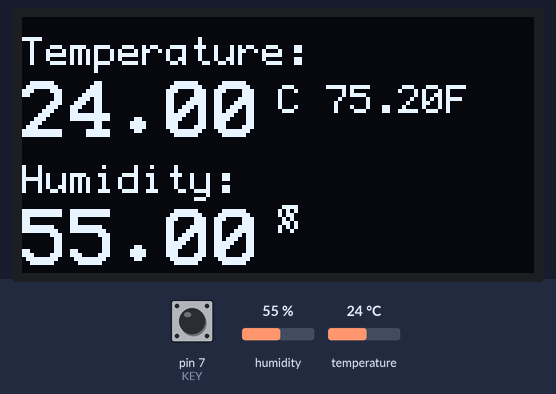
This sketch was run on a simulated Arduino Uno, built with avr-gcc and run on an emulated ATmega328P. On the bench: 128×64 one-colour display. Inputs (shaded band) come from the test bench; at power-on: pin 7 (KEY) HIGH, humidity 55 %, temperature 24 °C.

Above: at 2.0 s.
2.1 s: pin 7 (KEY) pulled LOW for 1 s
At 4.1 s:
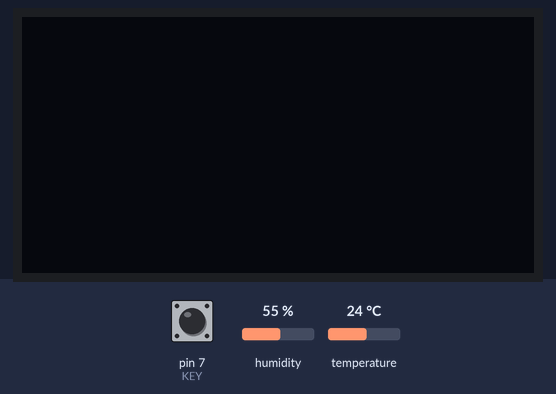
4.6 s: pin 7 (KEY) pulled LOW for 0.15 s
At 5.9 s:
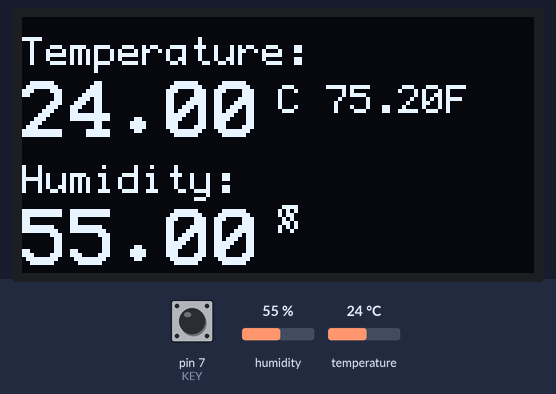
6.2 s: humidity set to 22 %
At 8.0 s:
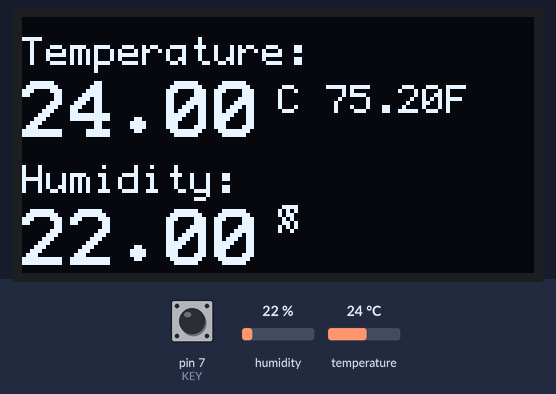
9.0 s: temperature set to 12 °C
At 10.7 s:
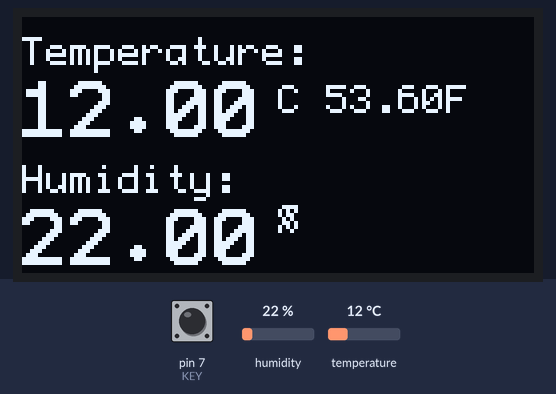
11.0 s: humidity set to 40 %
At 12.6 s:
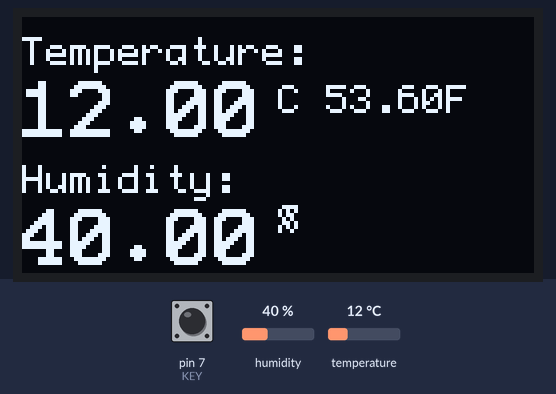
13.0 s: temperature set to 19 °C
At 14.2 s:
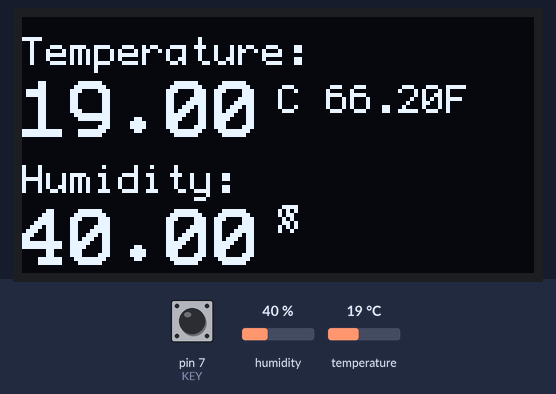
Timing chart, 0 to 16.0 s (numbered marks = the images above; inputs shaded):
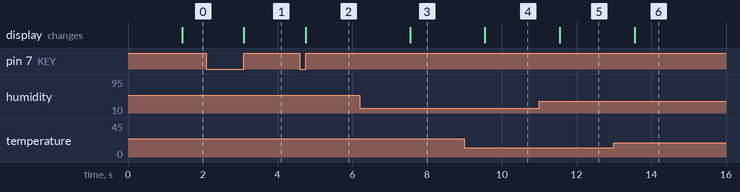

Measured:
- after the input at 2.1 s, the display: changes after 1.0 s (image 1)
- after the input at 4.6 s, the display: changes after 0.15 s (image 2)
- after the input at 6.2 s, the display: changes after 1.3 s (image 3)
- after the input at 9.0 s, the display: changes after 0.55 s (image 4)
- after the input at 11.0 s, the display: changes after 0.56 s (image 5)
- after the input at 13.0 s, the display: changes after 0.56 s (image 6)

The sketch:

AutoTemp.ino
```cpp
#include <IRremote.h>
#include "SHT1x.h"
#include "U8glib.h"

//unsigned int rawCodes_ac_24[199] = {4500,4400,600,1600,550,550,550,1650,550,1650,550,500,600,500,600,1600,550,550,550,550,550,1650,550,500,600,500,600,1600,550,1650,550,500,600,1650,550,1600,600,500,550,550,550,1650,550,1650,550,1600,600,1600,550,1650,550,500,600,1600,600,1600,600,500,550,550,550,550,550,550,550,500,600,500,600,1600,600,500,550,550,550,550,550,550,550,500,600,500,600,1600,600,500,550,1650,550,1650,550,1600,600,1600,600,1600,550,1650,550,5250,4500,4400,600,1600,600,500,550,1650,550,1650,550,500,600,500,600,1600,600,500,550,550,550,1650,550,500,600,500,600,1600,600,1600,550,550,550,1650,550,1600,600,500,600,500,600,1600,550,1650,550,1600,600,1600,600,1600,550,550,550,1650,550,1600,600,500,600,500,550,550,550,550,550,550,550,500,600,1600,600,500,600,500,550,550,550,550,550,550,550,500,600,1600,600,500,600,1600,550,1650,550,1650,550,1600,600,1600,550,1650,550};
//unsigned int rawCodes_ac_28[199] = {4450,4450,550,1600,600,500,600,1600,600,1600,550,550,550,550,550,1600,600,500,600,500,600,1600,550,550,550,550,550,1650,550,1600,600,500,600,1600,550,1650,550,500,600,500,600,1600,600,1600,550,1650,550,1650,550,1600,600,500,600,1600,550,1650,550,500,600,500,600,500,600,500,600,500,550,1650,550,500,600,500,600,550,550,500,600,500,600,500,550,550,550,550,550,1650,550,1650,550,1600,600,1600,550,1650,550,1650,550,1600,600,5250,4450,4450,550,1650,550,500,600,1650,550,1600,600,500,550,550,550,1650,550,500,600,500,600,1600,600,500,550,550,550,1650,550,1650,550,500,600,1600,600,1600,550,550,550,500,600,1650,550,1600,600,1600,550,1650,550,1650,550,500,600,1600,550,1650,550,550,550,500,600,500,600,500,600,500,600,1600,550,550,550,550,550,500,600,500,600,500,600,500,600,500,600,500,550,1650,550,1650,550,1600,600,1600,550,1650,550,1650,550,1600,600};
//unsigned int rawCodes_ac_29[199] = {4500,4400,600,1600,550,550,550,1650,550,1650,550,500,600,500,600,1600,550,550,550,550,550,1650,550,500,600,500,600,1600,550,1650,550,500,600,1650,550,1600,600,500,550,550,550,1650,550,1650,550,1600,600,1600,550,1650,550,500,600,1600,600,1600,600,500,550,550,550,550,550,550,550,500,550,1650,550,550,550,1650,550,550,550,550,550,550,550,500,600,500,550,550,550,1650,550,550,550,1650,550,1600,600,1600,600,1600,550,1650,550,5250,4500,4400,600,1600,550,550,550,1650,550,1650,550,500,600,500,600,1600,550,550,550,550,550,1650,550,500,600,500,600,1600,550,1650,550,500,600,1650,550,1600,600,500,550,550,550,1650,550,1650,550,1600,600,1600,550,1650,550,500,600,1600,600,1600,600,500,550,550,550,550,550,550,550,500,550,1650,550,550,550,1650,550,550,550,550,550,550,550,500,600,500,550,550,550,1650,550,550,550,1650,550,1600,600,1600,600,1600,550,1650,550};

IRsend irsend;
U8GLIB_SSD1306_128X64 u8g(U8G_I2C_OPT_NONE);

#define dataPin 10
#define clockPin 11
SHT1x sht1x(dataPin, clockPin);

#define KEY 7

float temp;
float temp_f;
float humidity;

int ac_temp;
unsigned long timer;
unsigned long ac_timer;
boolean key_pressed = false;
boolean oled_sleep = false;

void display()
{
  u8g.setFont(u8g_font_profont11);
  u8g.drawStr(0, 12, "Temperature:");
  u8g.setFont(u8g_font_profont22);
  u8g.setPrintPos(0, 30);
  u8g.print(temp);
  u8g.setFont(u8g_font_profont11);
  u8g.drawStr(64, 24, "C");
  u8g.setPrintPos(76, 24);
  u8g.print(temp_f);
  u8g.drawStr(106, 24, "F");

  u8g.setFont(u8g_font_profont11);
  u8g.drawStr(0, 44, "Humidity:");
  u8g.setFont(u8g_font_profont22);
  u8g.setPrintPos(0, 62);
  u8g.print(humidity);
  u8g.setFont(u8g_font_profont11);
  u8g.drawStr(64, 54, "%");
}

void controlac()
{
  if (temp > 27.8 && ac_temp > 27)
  {
    irsend.sendMidea(0xb24d9f60906fLL, 48);
    ac_temp = 27;
//    ac_timer = millis();
  }
  else if (temp > 27 && ac_temp > 28)
  {
    irsend.sendMidea(0xb24d9f60807fLL, 48);
    ac_temp = 28;
//    ac_timer = millis();
  }
  else if (temp < 27 && ac_temp < 28)
  {
    irsend.sendMidea(0xb24d9f60807fLL, 48);
    ac_temp = 28;
  }
  else if (temp < 26.3 && ac_temp != 29)
  {
    irsend.sendMidea(0xb24d9f60a05fLL, 48);
    ac_temp = 29;
//    ac_timer = millis();
  }
}

void scankey()
{
  if (digitalRead(KEY) == LOW)
  {
    delay(20);
    if (digitalRead(KEY) == LOW)
    {
      key_pressed = true;
      while (digitalRead(KEY) == LOW);
    }
  }
}

void setup()
{
  Serial.begin(9600);
  pinMode(KEY,INPUT_PULLUP);

  // IR send
  // irsend.sendMidea(0xb24d9f6040bfLL, 48);
  // delay(4000);
  // irsend.sendMidea(0xb24d9f60807fLL, 48);
  // delay(4000);
  // irsend.sendMidea(0xb24d9f60a05fLL, 48);
}

void loop()
{
  if (millis() - timer > 1000UL)
  {
    timer = millis();

    // Read values from the sensor
    temp = sht1x.readTemperatureC();
    temp_f = sht1x.readTemperatureF();
    humidity = sht1x.readHumidity();

    controlac();

    // picture loop
    u8g.firstPage();
    do {
      display();
    } while( u8g.nextPage() );
  }

  scankey();
  if (key_pressed)
  {
    key_pressed = false;
    if (oled_sleep)
    {
      u8g.sleepOff();
      oled_sleep = false;
    }
    else
    {
      u8g.sleepOn();
      oled_sleep = true;
    }
  }
}
```
